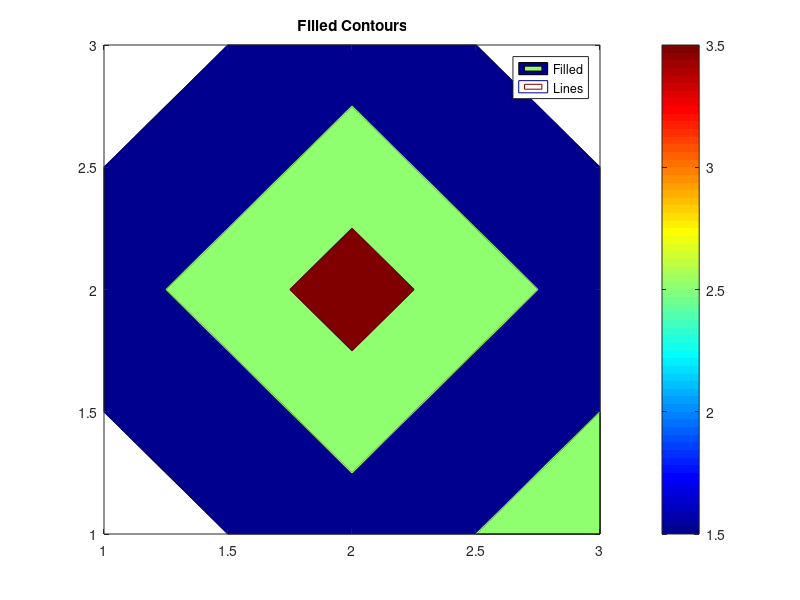

Write MATLAB code to recreate this figure.
z = [1, 2, 3; 2, 4, 2; 1, 2, 1];
f = figure(26);
filled = contourf(z, [1.5, 2.5, 3.5]);
colormap("jet");
scale = caxis();
cb = colorbar();
hold on
lines = contour([1, 2, 3], [1, 2, 3], z, [1.5, 2.5, 3.5]);
legend_handle = legend("Filled", "Lines");
title("Filled Contours");
current = gcf();
